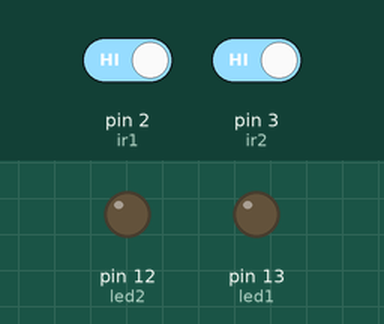
A sketch run on a simulated Arduino Uno, built with avr-gcc and run on an emulated ATmega328P. Parts: output pins drawn as LEDs (lit = HIGH). The test bench sets the inputs (shaded band); at power-on: pin 2 (ir1) HIGH, pin 3 (ir2) HIGH.

Above: at 1.2 s.
1.3 s: pin 2 (ir1) driven LOW
At 2.5 s:
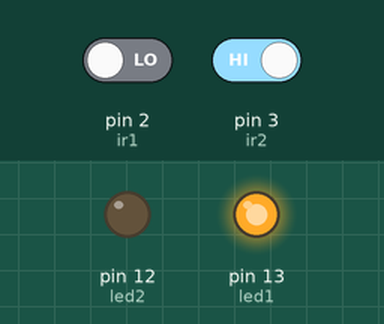
2.8 s: pin 3 (ir2) driven LOW
At 3.6 s:
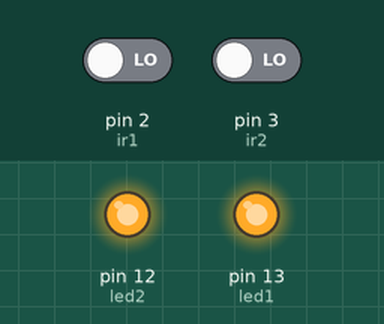
4.3 s: pin 2 (ir1) driven HIGH
At 4.8 s:
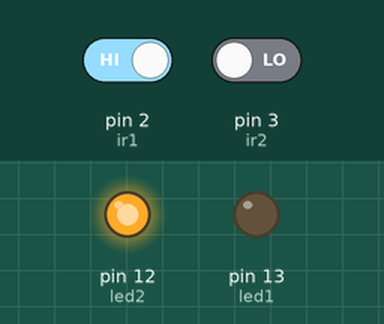
5.8 s: pin 3 (ir2) driven HIGH
At 7.1 s:
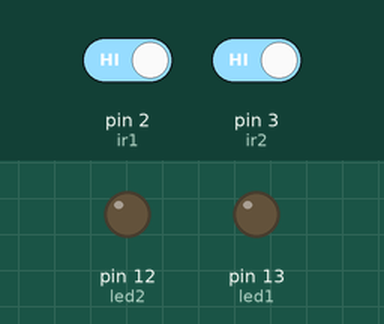
Timing chart, 0 to 8.3 s (numbered marks = the images above; inputs shaded):
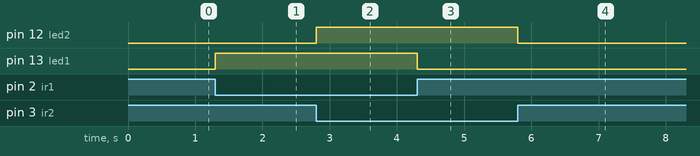

The sketch:

IR-2.ino
```cpp
int ir1 = 2;
int led1 = 13;

int ir2 = 3;
int led2 = 12;

void setup()
{
  pinMode(ir1, INPUT);
  pinMode(ir2, INPUT);

  pinMode(led1, OUTPUT);
  pinMode(led2, OUTPUT);
}
void loop()
{
    if(digitalRead(ir1) == LOW)
    {
      digitalWrite(led1, HIGH);
    }
    else
    {
      digitalWrite(led1, LOW);
    }

    if(digitalRead(ir2) == LOW)
    {
      digitalWrite(led2, HIGH);
    }
    else
    {
      digitalWrite(led2, LOW);
    }
}
```

Measured:
- after the input at 1.3 s, pin 13 (led1): LOW → HIGH at once
- after the input at 2.8 s, pin 12 (led2): LOW → HIGH at once
- after the input at 4.3 s, pin 13 (led1): HIGH → LOW at once
- after the input at 5.8 s, pin 12 (led2): HIGH → LOW at once
